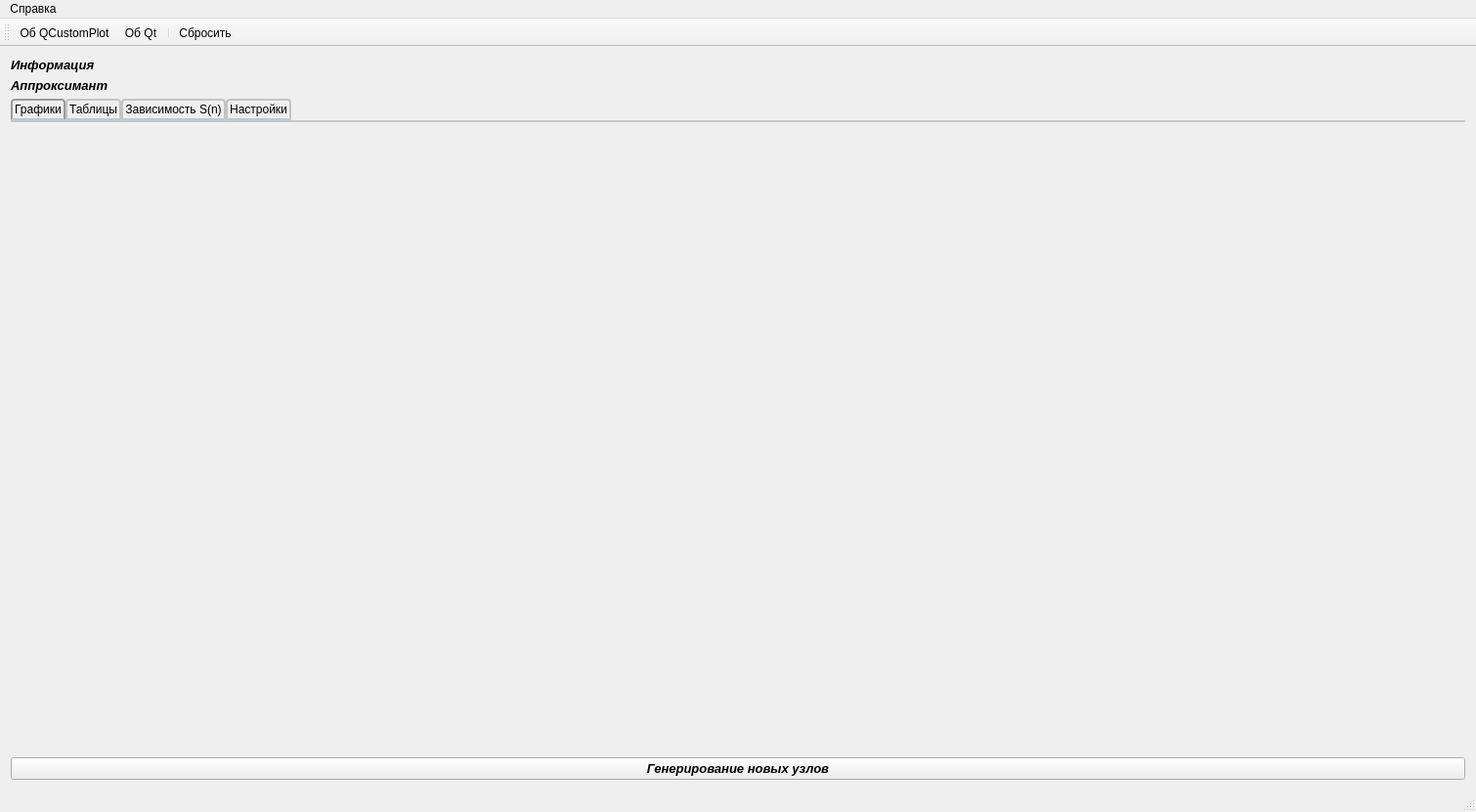
<?xml version="1.0" encoding="UTF-8"?>
<ui version="4.0">
 <class>MainWindow</class>
 <widget class="QMainWindow" name="MainWindow">
  <property name="geometry">
   <rect>
    <x>0</x>
    <y>0</y>
    <width>1510</width>
    <height>831</height>
   </rect>
  </property>
  <property name="windowTitle">
   <string>Задание №5. Аппроксимация</string>
  </property>
  <property name="windowIcon">
   <iconset resource="myresourse.qrc">
    <normaloff>:/img/img/icon.ico</normaloff>:/img/img/icon.ico</iconset>
  </property>
  <property name="styleSheet">
   <string notr="true">QScrollBar:vertical {
     background: #e4e4e4;
     border-top-right-radius: 4px;
     border-bottom-right-radius: 4px;
     width: 12px;
     margin: 0px;
 }
 QScrollBar::handle:vertical {
    background-color: qlineargradient( x1: 0, y1: 0, x2: 1, y2: 0,
                                    stop: 0 #4287ff, stop: 1 #356ccc);
     border-radius: 4px;
     min-height: 20px;
     margin: 0px 2px 0px 2px;
 }
 QScrollBar::add-line:vertical {
     background: none;
     height: 0px;
     subcontrol-position: right;
     subcontrol-origin: margin;
 }
 QScrollBar::sub-line:vertical {
     background: none;
     height: 0px;
     subcontrol-position: left;
     subcontrol-origin: margin;
 }
QHeaderView {
    background-color: #fff;
    font-size:20px;
}
QHeaderView::section:horizontal {
    color: #fff;
    border-style: solid;
    background-color: qlineargradient( x1: 0, y1: 0, x2: 0, y2: 1,
                                        stop: 0 #4287ff, stop: 1 #356ccc);
 }
QTableView {
    border: 2px solid #3873d9;
    border-top-color: #4287ff;
    border-radius: 4px;
    background-color: #fff;
    background-image: url(:/img/other/background.png);
    gridline-color: #777;
    selection-background-color: #ccdfff;
    color:#333;
    font-size:20px;
 }
 QTabWidget::pane { /* Рамка виджета со вкладками */
         border-top: 2px solid #C2C7CB;
         position: absolute;
         top: -0.5em;
     }

     QTabWidget::tab-bar {
         alignment: center;
     }

     /* Применяем стиль ко вкладке используя субэлемент управления tab. Обратите внимание на то, что
         оно читается как QTabBar, а _не_ QTabWidget */
     QTabBar::tab {
         background: qlineargradient(x1: 0, y1: 0, x2: 0, y2: 1,
                                     stop: 0 #E1E1E1, stop: 0.4 #DDDDDD,
                                     stop: 0.5 #D8D8D8, stop: 1.0 #D3D3D3);
         border: 2px solid #C4C4C3;
         border-bottom-color: #C2C7CB; /* такой же цвет как у панели */
         border-top-left-radius: 4px;
         border-top-right-radius: 4px;
         min-width: 8ex;
         padding: 2px;
     }

     QTabBar::tab:selected, QTabBar::tab:hover {
         background: qlineargradient(x1: 0, y1: 0, x2: 0, y2: 1,
                                     stop: 0 #fafafa, stop: 0.4 #f4f4f4,
                                     stop: 0.5 #e7e7e7, stop: 1.0 #fafafa);
     }

     QTabBar::tab:selected {
         border-color: #9B9B9B;
         border-bottom-color: #C2C7CB; /* такой же цвет как у панели */
     }</string>
  </property>
  <widget class="QWidget" name="centralWidget">
   <property name="sizePolicy">
    <sizepolicy hsizetype="Preferred" vsizetype="Preferred">
     <horstretch>0</horstretch>
     <verstretch>0</verstretch>
    </sizepolicy>
   </property>
   <layout class="QGridLayout" name="gridLayout_4">
    <item row="2" column="0">
     <widget class="QTabWidget" name="tabWidget">
      <property name="currentIndex">
       <number>0</number>
      </property>
      <widget class="QWidget" name="tab_3">
       <attribute name="icon">
        <iconset resource="myresourse.qrc">
         <normaloff>:/img/img/graphics_box.ico</normaloff>:/img/img/graphics_box.ico</iconset>
       </attribute>
       <attribute name="title">
        <string>Графики</string>
       </attribute>
       <layout class="QGridLayout" name="gridLayout_5">
        <item row="0" column="0">
         <widget class="QCustomPlot" name="customPlot" native="true"/>
        </item>
       </layout>
      </widget>
      <widget class="QWidget" name="tab_4">
       <attribute name="icon">
        <iconset resource="myresourse.qrc">
         <normaloff>:/img/img/table.ico</normaloff>:/img/img/table.ico</iconset>
       </attribute>
       <attribute name="title">
        <string>Таблицы</string>
       </attribute>
       <layout class="QGridLayout" name="gridLayout_2">
        <item row="0" column="0">
         <widget class="QTableWidget" name="tableWidget">
          <property name="font">
           <font>
            <pointsize>-1</pointsize>
           </font>
          </property>
          <property name="editTriggers">
           <set>QAbstractItemView::NoEditTriggers</set>
          </property>
          <property name="showDropIndicator" stdset="0">
           <bool>true</bool>
          </property>
          <property name="dragDropOverwriteMode">
           <bool>false</bool>
          </property>
          <property name="gridStyle">
           <enum>Qt::SolidLine</enum>
          </property>
          <property name="rowCount">
           <number>0</number>
          </property>
          <property name="columnCount">
           <number>3</number>
          </property>
          <attribute name="horizontalHeaderDefaultSectionSize">
           <number>300</number>
          </attribute>
          <attribute name="horizontalHeaderMinimumSectionSize">
           <number>150</number>
          </attribute>
          <column/>
          <column/>
          <column/>
         </widget>
        </item>
       </layout>
      </widget>
      <widget class="QWidget" name="tab">
       <attribute name="icon">
        <iconset resource="myresourse.qrc">
         <normaloff>:/img/img/line_chart.ico</normaloff>:/img/img/line_chart.ico</iconset>
       </attribute>
       <attribute name="title">
        <string>Зависимость S(n)</string>
       </attribute>
       <layout class="QVBoxLayout" name="verticalLayout_6">
        <item>
         <widget class="QCustomPlot" name="customPlotS_n" native="true"/>
        </item>
        <item>
         <widget class="QTableWidget" name="tableWidgetS_n">
          <property name="sizePolicy">
           <sizepolicy hsizetype="Minimum" vsizetype="Minimum">
            <horstretch>0</horstretch>
            <verstretch>0</verstretch>
           </sizepolicy>
          </property>
          <property name="font">
           <font>
            <pointsize>-1</pointsize>
           </font>
          </property>
          <property name="editTriggers">
           <set>QAbstractItemView::NoEditTriggers</set>
          </property>
          <attribute name="horizontalHeaderVisible">
           <bool>false</bool>
          </attribute>
          <attribute name="horizontalHeaderDefaultSectionSize">
           <number>130</number>
          </attribute>
          <attribute name="verticalHeaderVisible">
           <bool>false</bool>
          </attribute>
         </widget>
        </item>
        <item>
         <layout class="QHBoxLayout" name="horizontalLayout_11">
          <item>
           <widget class="QLabel" name="label_9">
            <property name="font">
             <font>
              <pointsize>10</pointsize>
              <weight>75</weight>
              <italic>true</italic>
              <bold>true</bold>
             </font>
            </property>
            <property name="text">
             <string>Введите значение порядка полинома до которого будет проводиться исследование зависимости S(n):</string>
            </property>
           </widget>
          </item>
          <item>
           <widget class="QSpinBox" name="spinBoxCurrentMaxN">
            <property name="font">
             <font>
              <pointsize>10</pointsize>
              <weight>75</weight>
              <italic>true</italic>
              <bold>true</bold>
             </font>
            </property>
            <property name="minimum">
             <number>1</number>
            </property>
            <property name="maximum">
             <number>1000</number>
            </property>
            <property name="value">
             <number>9</number>
            </property>
           </widget>
          </item>
         </layout>
        </item>
       </layout>
      </widget>
      <widget class="QWidget" name="tab_5">
       <attribute name="icon">
        <iconset resource="myresourse.qrc">
         <normaloff>:/img/img/setting.ico</normaloff>:/img/img/setting.ico</iconset>
       </attribute>
       <attribute name="title">
        <string>Настройки</string>
       </attribute>
       <layout class="QHBoxLayout" name="horizontalLayout_4">
        <item>
         <layout class="QVBoxLayout" name="verticalLayout_4">
          <item>
           <widget class="QGroupBox" name="groupBox_2">
            <property name="font">
             <font>
              <pointsize>10</pointsize>
              <weight>75</weight>
              <italic>true</italic>
              <bold>true</bold>
             </font>
            </property>
            <property name="title">
             <string>Настройки аппроксимации</string>
            </property>
            <layout class="QGridLayout" name="gridLayout">
             <item row="0" column="0">
              <widget class="QGroupBox" name="groupBox">
               <property name="font">
                <font>
                 <pointsize>10</pointsize>
                 <weight>75</weight>
                 <italic>true</italic>
                 <bold>true</bold>
                </font>
               </property>
               <property name="title">
                <string>Отрезок аппроксимирования</string>
               </property>
               <layout class="QGridLayout" name="gridLayout_3">
                <item row="1" column="0">
                 <layout class="QVBoxLayout" name="verticalLayout_3">
                  <item>
                   <layout class="QHBoxLayout" name="horizontalLayout_3">
                    <item>
                     <widget class="QLabel" name="labelendSegment">
                      <property name="font">
                       <font>
                        <pointsize>10</pointsize>
                        <weight>75</weight>
                        <italic>true</italic>
                        <bold>true</bold>
                       </font>
                      </property>
                      <property name="text">
                       <string>Введите конец отрезка: (b)</string>
                      </property>
                     </widget>
                    </item>
                    <item>
                     <widget class="QDoubleSpinBox" name="doubleSpinBoxEndSegment">
                      <property name="enabled">
                       <bool>true</bool>
                      </property>
                      <property name="font">
                       <font>
                        <pointsize>10</pointsize>
                        <weight>75</weight>
                        <italic>true</italic>
                        <bold>true</bold>
                       </font>
                      </property>
                      <property name="decimals">
                       <number>4</number>
                      </property>
                      <property name="minimum">
                       <double>-100.000000000000000</double>
                      </property>
                      <property name="maximum">
                       <double>100.000000000000000</double>
                      </property>
                      <property name="singleStep">
                       <double>0.000100000000000</double>
                      </property>
                      <property name="value">
                       <double>2.000000000000000</double>
                      </property>
                     </widget>
                    </item>
                   </layout>
                  </item>
                 </layout>
                </item>
                <item row="0" column="0">
                 <layout class="QVBoxLayout" name="verticalLayout_2">
                  <item>
                   <layout class="QHBoxLayout" name="horizontalLayout_2">
                    <item>
                     <widget class="QLabel" name="labelBeginSegment">
                      <property name="font">
                       <font>
                        <pointsize>10</pointsize>
                        <weight>75</weight>
                        <italic>true</italic>
                        <bold>true</bold>
                       </font>
                      </property>
                      <property name="text">
                       <string>Введите начало отрезка: (a)</string>
                      </property>
                     </widget>
                    </item>
                    <item>
                     <widget class="QDoubleSpinBox" name="doubleSpinBoxBeginSegment">
                      <property name="enabled">
                       <bool>true</bool>
                      </property>
                      <property name="font">
                       <font>
                        <pointsize>10</pointsize>
                        <weight>75</weight>
                        <italic>true</italic>
                        <bold>true</bold>
                       </font>
                      </property>
                      <property name="decimals">
                       <number>4</number>
                      </property>
                      <property name="minimum">
                       <double>-100.000000000000000</double>
                      </property>
                      <property name="maximum">
                       <double>100.000000000000000</double>
                      </property>
                      <property name="singleStep">
                       <double>0.000100000000000</double>
                      </property>
                      <property name="value">
                       <double>0.000000000000000</double>
                      </property>
                     </widget>
                    </item>
                   </layout>
                  </item>
                 </layout>
                </item>
               </layout>
              </widget>
             </item>
             <item row="1" column="0">
              <widget class="QGroupBox" name="groupBox_3">
               <property name="title">
                <string>Отрезок построения графика</string>
               </property>
               <layout class="QVBoxLayout" name="verticalLayout">
                <item>
                 <layout class="QHBoxLayout" name="horizontalLayout_5">
                  <item>
                   <widget class="QLabel" name="label">
                    <property name="text">
                     <string>Начало построения по X:</string>
                    </property>
                   </widget>
                  </item>
                  <item>
                   <widget class="QDoubleSpinBox" name="doubleSpinBoxBeginPlotsX">
                    <property name="enabled">
                     <bool>true</bool>
                    </property>
                    <property name="minimum">
                     <double>-101.000000000000000</double>
                    </property>
                    <property name="maximum">
                     <double>0.000000000000000</double>
                    </property>
                    <property name="singleStep">
                     <double>0.100000000000000</double>
                    </property>
                    <property name="value">
                     <double>-0.400000000000000</double>
                    </property>
                   </widget>
                  </item>
                 </layout>
                </item>
                <item>
                 <layout class="QHBoxLayout" name="horizontalLayout_6">
                  <item>
                   <widget class="QLabel" name="label_2">
                    <property name="text">
                     <string>Конец построения по X:</string>
                    </property>
                   </widget>
                  </item>
                  <item>
                   <widget class="QDoubleSpinBox" name="doubleSpinBoxEndPlotsX">
                    <property name="enabled">
                     <bool>true</bool>
                    </property>
                    <property name="minimum">
                     <double>1.000000000000000</double>
                    </property>
                    <property name="maximum">
                     <double>101.000000000000000</double>
                    </property>
                    <property name="singleStep">
                     <double>0.100000000000000</double>
                    </property>
                    <property name="value">
                     <double>2.000000000000000</double>
                    </property>
                   </widget>
                  </item>
                 </layout>
                </item>
                <item>
                 <layout class="QHBoxLayout" name="horizontalLayout_7">
                  <item>
                   <widget class="QLabel" name="label_3">
                    <property name="text">
                     <string>Начало построения по Y:</string>
                    </property>
                   </widget>
                  </item>
                  <item>
                   <widget class="QDoubleSpinBox" name="doubleSpinBoxBeginPlotsY">
                    <property name="enabled">
                     <bool>true</bool>
                    </property>
                    <property name="minimum">
                     <double>-1001.000000000000000</double>
                    </property>
                    <property name="maximum">
                     <double>0.000000000000000</double>
                    </property>
                    <property name="singleStep">
                     <double>0.100000000000000</double>
                    </property>
                    <property name="value">
                     <double>-0.400000000000000</double>
                    </property>
                   </widget>
                  </item>
                 </layout>
                </item>
                <item>
                 <layout class="QHBoxLayout" name="horizontalLayout_8">
                  <item>
                   <widget class="QLabel" name="label_4">
                    <property name="text">
                     <string>Конец построения по Y:</string>
                    </property>
                   </widget>
                  </item>
                  <item>
                   <widget class="QDoubleSpinBox" name="doubleSpinBoxEndPlotsY">
                    <property name="enabled">
                     <bool>true</bool>
                    </property>
                    <property name="minimum">
                     <double>1.000000000000000</double>
                    </property>
                    <property name="maximum">
                     <double>1001.000000000000000</double>
                    </property>
                    <property name="singleStep">
                     <double>0.100000000000000</double>
                    </property>
                    <property name="value">
                     <double>1.600000000000000</double>
                    </property>
                   </widget>
                  </item>
                 </layout>
                </item>
               </layout>
              </widget>
             </item>
             <item row="2" column="0">
              <widget class="QGroupBox" name="groupBox_4">
               <property name="title">
                <string>Прочие параметры</string>
               </property>
               <layout class="QVBoxLayout" name="verticalLayout_5">
                <item>
                 <layout class="QHBoxLayout" name="horizontalLayout">
                  <item>
                   <widget class="QLabel" name="label_5">
                    <property name="text">
                     <string>Степень полинома: (n)</string>
                    </property>
                   </widget>
                  </item>
                  <item>
                   <widget class="QSpinBox" name="spinBoxValueN">
                    <property name="minimum">
                     <number>1</number>
                    </property>
                    <property name="maximum">
                     <number>10000</number>
                    </property>
                   </widget>
                  </item>
                 </layout>
                </item>
                <item>
                 <layout class="QHBoxLayout" name="horizontalLayout_9">
                  <item>
                   <widget class="QLabel" name="label_6">
                    <property name="text">
                     <string>Величина m: (m)</string>
                    </property>
                   </widget>
                  </item>
                  <item>
                   <widget class="QSpinBox" name="spinBoxValueM">
                    <property name="minimum">
                     <number>2</number>
                    </property>
                    <property name="maximum">
                     <number>10000</number>
                    </property>
                    <property name="value">
                     <number>10</number>
                    </property>
                   </widget>
                  </item>
                 </layout>
                </item>
                <item>
                 <layout class="QHBoxLayout" name="horizontalLayout_10">
                  <item>
                   <widget class="QLabel" name="label_7">
                    <property name="text">
                     <string>Величина (c) из интервала [2, 20](желательно):</string>
                    </property>
                   </widget>
                  </item>
                  <item>
                   <widget class="QSpinBox" name="spinBoxValueC">
                    <property name="minimum">
                     <number>-1000</number>
                    </property>
                    <property name="maximum">
                     <number>1000</number>
                    </property>
                    <property name="value">
                     <number>2</number>
                    </property>
                   </widget>
                  </item>
                 </layout>
                </item>
               </layout>
              </widget>
             </item>
            </layout>
           </widget>
          </item>
          <item>
           <spacer name="verticalSpacer">
            <property name="orientation">
             <enum>Qt::Vertical</enum>
            </property>
            <property name="sizeHint" stdset="0">
             <size>
              <width>20</width>
              <height>40</height>
             </size>
            </property>
           </spacer>
          </item>
         </layout>
        </item>
        <item>
         <widget class="QLabel" name="label_8">
          <property name="text">
           <string>&lt;html&gt;&lt;head/&gt;&lt;body&gt;&lt;p align=&quot;center&quot;&gt;&lt;img src=&quot;:/img/img/I.jpg&quot;/&gt;&lt;/p&gt;&lt;p align=&quot;center&quot;&gt;&lt;br/&gt;&lt;/p&gt;&lt;p align=&quot;center&quot;&gt;&lt;span style=&quot; font-size:18pt; font-weight:600; font-style:italic;&quot;&gt;Работу выполнил: &lt;/span&gt;&lt;span style=&quot; font-size:18pt;&quot;&gt;Туров Виталий Александрович&lt;/span&gt;&lt;/p&gt;&lt;p align=&quot;center&quot;&gt;&lt;span style=&quot; font-size:18pt; font-weight:600; font-style:italic;&quot;&gt;Группа: &lt;/span&gt;&lt;span style=&quot; font-size:18pt;&quot;&gt;05154&lt;/span&gt;&lt;/p&gt;&lt;p align=&quot;center&quot;&gt;&lt;span style=&quot; font-size:18pt; font-weight:600; font-style:italic;&quot;&gt;Задание: &lt;/span&gt;&lt;span style=&quot; font-size:18pt;&quot;&gt;№5&lt;/span&gt;&lt;/p&gt;&lt;p align=&quot;center&quot;&gt;&lt;span style=&quot; font-size:18pt; font-weight:600; font-style:italic;&quot;&gt;Вариант: &lt;/span&gt;&lt;span style=&quot; font-size:18pt;&quot;&gt;№16&lt;/span&gt;&lt;/p&gt;&lt;p align=&quot;center&quot;&gt;&lt;span style=&quot; font-size:18pt; font-weight:600; font-style:italic;&quot;&gt;Суть задания:&lt;/span&gt;&lt;span style=&quot; font-size:18pt;&quot;&gt; написать алгоритм построения аппроксимирующего полинома Y(x);&lt;/span&gt;&lt;/p&gt;&lt;p align=&quot;center&quot;&gt;&lt;span style=&quot; font-size:18pt;&quot;&gt;вывести графики исходной функции, аппроксиманта, узлов;&lt;/span&gt;&lt;/p&gt;&lt;p align=&quot;center&quot;&gt;&lt;span style=&quot; font-size:18pt;&quot;&gt;вывести значения коэффициентов аппроксиманта, невязки, величину&lt;/span&gt;&lt;/p&gt;&lt;p align=&quot;center&quot;&gt;&lt;span style=&quot; font-size:18pt;&quot;&gt;S = ∑[(Y(x[[i]]) - f(x[[i]]))^2,{i, 0, m}] (где m - количество узлов, f - исходная функция)&lt;/span&gt;&lt;/p&gt;&lt;/body&gt;&lt;/html&gt;</string>
          </property>
          <property name="wordWrap">
           <bool>false</bool>
          </property>
         </widget>
        </item>
        <item>
         <spacer name="horizontalSpacer">
          <property name="orientation">
           <enum>Qt::Horizontal</enum>
          </property>
          <property name="sizeHint" stdset="0">
           <size>
            <width>503</width>
            <height>20</height>
           </size>
          </property>
         </spacer>
        </item>
       </layout>
      </widget>
     </widget>
    </item>
    <item row="0" column="0">
     <widget class="QLabel" name="labelInfo">
      <property name="font">
       <font>
        <pointsize>10</pointsize>
        <weight>75</weight>
        <italic>true</italic>
        <bold>true</bold>
       </font>
      </property>
      <property name="text">
       <string>Информация</string>
      </property>
      <property name="textFormat">
       <enum>Qt::PlainText</enum>
      </property>
     </widget>
    </item>
    <item row="3" column="0">
     <widget class="QPushButton" name="pushButtonGenerate">
      <property name="font">
       <font>
        <pointsize>10</pointsize>
        <weight>75</weight>
        <italic>true</italic>
        <bold>true</bold>
       </font>
      </property>
      <property name="text">
       <string>Генерирование новых узлов</string>
      </property>
     </widget>
    </item>
    <item row="1" column="0">
     <widget class="QLabel" name="labelApproximant">
      <property name="font">
       <font>
        <pointsize>10</pointsize>
        <weight>75</weight>
        <italic>true</italic>
        <bold>true</bold>
       </font>
      </property>
      <property name="text">
       <string>Аппроксимант</string>
      </property>
      <property name="wordWrap">
       <bool>true</bool>
      </property>
     </widget>
    </item>
   </layout>
  </widget>
  <widget class="QMenuBar" name="menuBar">
   <property name="geometry">
    <rect>
     <x>0</x>
     <y>0</y>
     <width>1510</width>
     <height>21</height>
    </rect>
   </property>
   <widget class="QMenu" name="menu">
    <property name="title">
     <string>Справка</string>
    </property>
    <addaction name="action_Qt"/>
    <addaction name="action_QCustomPlot"/>
   </widget>
   <addaction name="menu"/>
  </widget>
  <widget class="QToolBar" name="mainToolBar">
   <attribute name="toolBarArea">
    <enum>TopToolBarArea</enum>
   </attribute>
   <attribute name="toolBarBreak">
    <bool>false</bool>
   </attribute>
   <addaction name="action_QCustomPlot"/>
   <addaction name="action_Qt"/>
   <addaction name="separator"/>
   <addaction name="actionReset"/>
  </widget>
  <widget class="QStatusBar" name="statusBar"/>
  <action name="action_Qt">
   <property name="icon">
    <iconset resource="myresourse.qrc">
     <normaloff>:/img/img/qt.ico</normaloff>:/img/img/qt.ico</iconset>
   </property>
   <property name="text">
    <string>Об Qt</string>
   </property>
   <property name="shortcut">
    <string>Ctrl+Q</string>
   </property>
  </action>
  <action name="action_QCustomPlot">
   <property name="icon">
    <iconset resource="myresourse.qrc">
     <normaloff>:/img/img/qcustomplot.ico</normaloff>:/img/img/qcustomplot.ico</iconset>
   </property>
   <property name="text">
    <string>Об QCustomPlot</string>
   </property>
   <property name="shortcut">
    <string>Ctrl+P</string>
   </property>
  </action>
  <action name="actionReset">
   <property name="icon">
    <iconset resource="myresourse.qrc">
     <normaloff>:/img/img/reset.ico</normaloff>:/img/img/reset.ico</iconset>
   </property>
   <property name="text">
    <string>Сбросить</string>
   </property>
   <property name="toolTip">
    <string>Сбросить значения на начальные</string>
   </property>
   <property name="shortcut">
    <string>Ctrl+R</string>
   </property>
  </action>
 </widget>
 <layoutdefault spacing="6" margin="11"/>
 <customwidgets>
  <customwidget>
   <class>QCustomPlot</class>
   <extends>QWidget</extends>
   <header>qcustomplot.h</header>
   <container>1</container>
  </customwidget>
 </customwidgets>
 <resources>
  <include location="myresourse.qrc"/>
 </resources>
 <connections>
  <connection>
   <sender>doubleSpinBoxEndSegment</sender>
   <signal>editingFinished()</signal>
   <receiver>MainWindow</receiver>
   <slot>updateApproximat()</slot>
   <hints>
    <hint type="sourcelabel">
     <x>439</x>
     <y>250</y>
    </hint>
    <hint type="destinationlabel">
     <x>529</x>
     <y>220</y>
    </hint>
   </hints>
  </connection>
  <connection>
   <sender>doubleSpinBoxBeginSegment</sender>
   <signal>editingFinished()</signal>
   <receiver>MainWindow</receiver>
   <slot>updateApproximat()</slot>
   <hints>
    <hint type="sourcelabel">
     <x>439</x>
     <y>218</y>
    </hint>
    <hint type="destinationlabel">
     <x>530</x>
     <y>135</y>
    </hint>
   </hints>
  </connection>
  <connection>
   <sender>spinBoxValueN</sender>
   <signal>editingFinished()</signal>
   <receiver>MainWindow</receiver>
   <slot>updateApproximat()</slot>
   <hints>
    <hint type="sourcelabel">
     <x>440</x>
     <y>473</y>
    </hint>
    <hint type="destinationlabel">
     <x>30</x>
     <y>703</y>
    </hint>
   </hints>
  </connection>
  <connection>
   <sender>spinBoxValueM</sender>
   <signal>editingFinished()</signal>
   <receiver>MainWindow</receiver>
   <slot>updateApproximat()</slot>
   <hints>
    <hint type="sourcelabel">
     <x>440</x>
     <y>503</y>
    </hint>
    <hint type="destinationlabel">
     <x>55</x>
     <y>699</y>
    </hint>
   </hints>
  </connection>
  <connection>
   <sender>spinBoxValueC</sender>
   <signal>editingFinished()</signal>
   <receiver>MainWindow</receiver>
   <slot>updateApproximat()</slot>
   <hints>
    <hint type="sourcelabel">
     <x>440</x>
     <y>533</y>
    </hint>
    <hint type="destinationlabel">
     <x>304</x>
     <y>703</y>
    </hint>
   </hints>
  </connection>
  <connection>
   <sender>doubleSpinBoxBeginPlotsX</sender>
   <signal>editingFinished()</signal>
   <receiver>MainWindow</receiver>
   <slot>updateApproximat()</slot>
   <hints>
    <hint type="sourcelabel">
     <x>440</x>
     <y>317</y>
    </hint>
    <hint type="destinationlabel">
     <x>458</x>
     <y>702</y>
    </hint>
   </hints>
  </connection>
  <connection>
   <sender>doubleSpinBoxEndPlotsX</sender>
   <signal>editingFinished()</signal>
   <receiver>MainWindow</receiver>
   <slot>updateApproximat()</slot>
   <hints>
    <hint type="sourcelabel">
     <x>440</x>
     <y>347</y>
    </hint>
    <hint type="destinationlabel">
     <x>573</x>
     <y>702</y>
    </hint>
   </hints>
  </connection>
  <connection>
   <sender>doubleSpinBoxBeginPlotsY</sender>
   <signal>editingFinished()</signal>
   <receiver>MainWindow</receiver>
   <slot>updateApproximat()</slot>
   <hints>
    <hint type="sourcelabel">
     <x>440</x>
     <y>377</y>
    </hint>
    <hint type="destinationlabel">
     <x>700</x>
     <y>706</y>
    </hint>
   </hints>
  </connection>
  <connection>
   <sender>doubleSpinBoxEndPlotsY</sender>
   <signal>editingFinished()</signal>
   <receiver>MainWindow</receiver>
   <slot>updateApproximat()</slot>
   <hints>
    <hint type="sourcelabel">
     <x>440</x>
     <y>407</y>
    </hint>
    <hint type="destinationlabel">
     <x>823</x>
     <y>701</y>
    </hint>
   </hints>
  </connection>
  <connection>
   <sender>pushButtonGenerate</sender>
   <signal>clicked()</signal>
   <receiver>MainWindow</receiver>
   <slot>updateApproximat()</slot>
   <hints>
    <hint type="sourcelabel">
     <x>538</x>
     <y>801</y>
    </hint>
    <hint type="destinationlabel">
     <x>530</x>
     <y>363</y>
    </hint>
   </hints>
  </connection>
  <connection>
   <sender>spinBoxCurrentMaxN</sender>
   <signal>editingFinished()</signal>
   <receiver>MainWindow</receiver>
   <slot>studyDependence()</slot>
   <hints>
    <hint type="sourcelabel">
     <x>784</x>
     <y>656</y>
    </hint>
    <hint type="destinationlabel">
     <x>395</x>
     <y>772</y>
    </hint>
   </hints>
  </connection>
 </connections>
 <slots>
  <slot>updateApproximat()</slot>
  <slot>studyDependence()</slot>
 </slots>
</ui>
